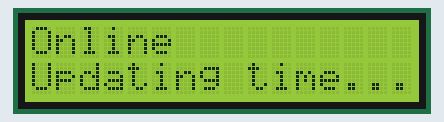
This sketch was run on a simulated ESP32. Shown: 16×2 character LCD. WiFi joins after 1.5 s; servers stay silent unless stated; uploads are accepted with an empty reply; the local clock reads 2024-03-15 10:24:30 at power-on unless the sketch sets it; what the sketch prints to the serial monitor is not drawn.

Above: at 1.7 s.

The sketch:

tracker.ino
```cpp
// Learn about the ESP32 WiFi simulation in
// https://docs.wokwi.com/guides/esp32-wifi

#include <WiFi.h>
#include <Wire.h>
#include <LiquidCrystal_I2C.h>
#include <HTTPClient.h>

LiquidCrystal_I2C LCD = LiquidCrystal_I2C(0x27, 16, 2);

#define NTP_SERVER     "pool.ntp.org"
#define UTC_OFFSET     0
#define UTC_OFFSET_DST 0

void spinner() {
  static int8_t counter = 0;
  const char* glyphs = "\xa1\xa5\xdb";
  LCD.setCursor(15, 1);
  LCD.print(glyphs[counter++]);
  if (counter == strlen(glyphs)) {
    counter = 0;
  }
}

void printLocalTime() {
  struct tm timeinfo;
  if (!getLocalTime(&timeinfo)) {
    LCD.setCursor(0, 1);
    LCD.println("Connection Err");
    return;
  }

  LCD.setCursor(8, 0);
  LCD.println(&timeinfo, "%H:%M:%S");

  LCD.setCursor(0, 1);
  LCD.println(&timeinfo, "%d/%m/%Y   %Z");
}
const char* OPENSKY_API_URL = "https://opensky-network.org/api/states/all?username=washoe.heli";
void fetchOpenSkyData() {
  HTTPClient http;

  Serial.println("Fetching OpenSky data...");

  http.begin(OPENSKY_API_URL);
  int httpCode = http.GET();

  if (httpCode > 0) {
    String payload = http.getString();
    Serial.println("OpenSky data:");
    LCD.println(payload);
  } else {
    Serial.println("Error fetching OpenSky data");
  }
  http.end();
}

void setup() {
  Serial.begin(115200);

  LCD.init();
  LCD.backlight();
  LCD.setCursor(0, 0);
  LCD.print("Connecting to ");
  LCD.setCursor(0, 1);
  LCD.print("WiFi ");

  WiFi.begin("Wokwi-GUEST", "", 6);
  while (WiFi.status() != WL_CONNECTED) {
    delay(250);
    spinner();
  }

  Serial.println("");
  Serial.println("WiFi connected");
  Serial.print("IP address: ");
  Serial.println(WiFi.localIP());

  LCD.clear();
  LCD.setCursor(0, 0);
  LCD.println("Online");
  LCD.setCursor(0, 1);
  LCD.println("Updating time...");

  configTime(UTC_OFFSET, UTC_OFFSET_DST, NTP_SERVER);

  fetchOpenSkyData();
}

void loop() {
  delay(250);
}
```
